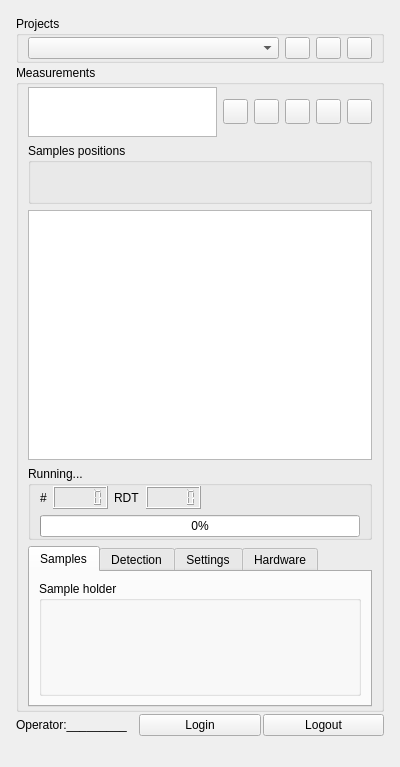
<?xml version="1.0" encoding="UTF-8"?>
<ui version="4.0">
 <class>experiment_widget</class>
 <widget class="QWidget" name="experiment_widget">
  <property name="geometry">
   <rect>
    <x>0</x>
    <y>0</y>
    <width>400</width>
    <height>766</height>
   </rect>
  </property>
  <property name="windowTitle">
   <string>Experiment</string>
  </property>
  <layout class="QHBoxLayout" name="horizontalLayout_experimental_widget">
   <item>
    <layout class="QVBoxLayout" name="layout_left_zone">
     <property name="spacing">
      <number>2</number>
     </property>
     <property name="sizeConstraint">
      <enum>QLayout::SetMinimumSize</enum>
     </property>
     <property name="leftMargin">
      <number>5</number>
     </property>
     <property name="topMargin">
      <number>5</number>
     </property>
     <property name="rightMargin">
      <number>5</number>
     </property>
     <property name="bottomMargin">
      <number>5</number>
     </property>
     <item>
      <widget class="QGroupBox" name="groupBox_projects">
       <property name="title">
        <string>Projects</string>
       </property>
       <layout class="QHBoxLayout" name="horizontalLayout_4">
        <property name="topMargin">
         <number>1</number>
        </property>
        <property name="bottomMargin">
         <number>1</number>
        </property>
        <item>
         <widget class="QComboBox" name="comboBox_projects">
          <property name="minimumSize">
           <size>
            <width>175</width>
            <height>0</height>
           </size>
          </property>
         </widget>
        </item>
        <item>
         <widget class="QPushButton" name="pushButton_add_project">
          <property name="maximumSize">
           <size>
            <width>25</width>
            <height>25</height>
           </size>
          </property>
          <property name="text">
           <string/>
          </property>
          <property name="icon">
           <iconset>
            <normaloff>icons/add_FILL0_wght400_GRAD0_opsz48.svg</normaloff>icons/add_FILL0_wght400_GRAD0_opsz48.svg</iconset>
          </property>
         </widget>
        </item>
        <item>
         <widget class="QPushButton" name="pushButton_edit_project">
          <property name="maximumSize">
           <size>
            <width>25</width>
            <height>25</height>
           </size>
          </property>
          <property name="text">
           <string/>
          </property>
          <property name="icon">
           <iconset>
            <normaloff>icons/edit_FILL0_wght400_GRAD0_opsz48.svg</normaloff>icons/edit_FILL0_wght400_GRAD0_opsz48.svg</iconset>
          </property>
         </widget>
        </item>
        <item>
         <widget class="QPushButton" name="pushButton_delete_project">
          <property name="maximumSize">
           <size>
            <width>25</width>
            <height>25</height>
           </size>
          </property>
          <property name="text">
           <string/>
          </property>
          <property name="icon">
           <iconset>
            <normaloff>icons/delete_FILL0_wght400_GRAD0_opsz48.svg</normaloff>icons/delete_FILL0_wght400_GRAD0_opsz48.svg</iconset>
          </property>
         </widget>
        </item>
       </layout>
      </widget>
     </item>
     <item>
      <widget class="QGroupBox" name="groupBox_measurements">
       <property name="sizePolicy">
        <sizepolicy hsizetype="Preferred" vsizetype="Preferred">
         <horstretch>10</horstretch>
         <verstretch>0</verstretch>
        </sizepolicy>
       </property>
       <property name="title">
        <string>Measurements</string>
       </property>
       <layout class="QHBoxLayout" name="horizontalLayout_3">
        <property name="topMargin">
         <number>2</number>
        </property>
        <property name="bottomMargin">
         <number>2</number>
        </property>
        <item>
         <layout class="QVBoxLayout" name="layout_measurements">
          <property name="bottomMargin">
           <number>0</number>
          </property>
          <item>
           <layout class="QHBoxLayout" name="layout_measurement_buttons">
            <item>
             <widget class="QTextEdit" name="textEdit_measurement_name">
              <property name="maximumSize">
               <size>
                <width>16777215</width>
                <height>50</height>
               </size>
              </property>
             </widget>
            </item>
            <item>
             <widget class="QPushButton" name="pushButton_add_measurement">
              <property name="maximumSize">
               <size>
                <width>25</width>
                <height>25</height>
               </size>
              </property>
              <property name="text">
               <string/>
              </property>
              <property name="icon">
               <iconset>
                <normaloff>icons/add_FILL0_wght400_GRAD0_opsz48.svg</normaloff>icons/add_FILL0_wght400_GRAD0_opsz48.svg</iconset>
              </property>
             </widget>
            </item>
            <item>
             <widget class="QPushButton" name="pushButton_remove_measurement">
              <property name="maximumSize">
               <size>
                <width>25</width>
                <height>25</height>
               </size>
              </property>
              <property name="text">
               <string/>
              </property>
              <property name="icon">
               <iconset>
                <normaloff>icons/remove_FILL0_wght400_GRAD0_opsz48.svg</normaloff>icons/remove_FILL0_wght400_GRAD0_opsz48.svg</iconset>
              </property>
             </widget>
            </item>
            <item>
             <widget class="QPushButton" name="pushButton_edit_measurement">
              <property name="maximumSize">
               <size>
                <width>25</width>
                <height>25</height>
               </size>
              </property>
              <property name="text">
               <string/>
              </property>
              <property name="icon">
               <iconset>
                <normaloff>icons/edit_FILL0_wght400_GRAD0_opsz48.svg</normaloff>icons/edit_FILL0_wght400_GRAD0_opsz48.svg</iconset>
              </property>
             </widget>
            </item>
            <item>
             <widget class="QPushButton" name="pushButton_delete_measurement">
              <property name="maximumSize">
               <size>
                <width>25</width>
                <height>25</height>
               </size>
              </property>
              <property name="text">
               <string/>
              </property>
              <property name="icon">
               <iconset>
                <normaloff>icons/delete_FILL0_wght400_GRAD0_opsz48.svg</normaloff>icons/delete_FILL0_wght400_GRAD0_opsz48.svg</iconset>
              </property>
             </widget>
            </item>
            <item>
             <widget class="QPushButton" name="pushButton_save_measurement">
              <property name="maximumSize">
               <size>
                <width>25</width>
                <height>25</height>
               </size>
              </property>
              <property name="text">
               <string/>
              </property>
              <property name="icon">
               <iconset>
                <normaloff>icons/save_FILL0_wght400_GRAD0_opsz48.svg</normaloff>icons/save_FILL0_wght400_GRAD0_opsz48.svg</iconset>
              </property>
             </widget>
            </item>
           </layout>
          </item>
          <item>
           <widget class="QGroupBox" name="groupBox_positions_samples">
            <property name="title">
             <string>Samples positions</string>
            </property>
            <layout class="QHBoxLayout" name="horizontalLayout_samples_pos">
             <item>
              <spacer name="horizontalSpacer_samples">
               <property name="orientation">
                <enum>Qt::Horizontal</enum>
               </property>
               <property name="sizeHint" stdset="0">
                <size>
                 <width>40</width>
                 <height>20</height>
                </size>
               </property>
              </spacer>
             </item>
            </layout>
           </widget>
          </item>
          <item>
           <widget class="QListWidget" name="listWidget_measurements">
            <property name="minimumSize">
             <size>
              <width>0</width>
              <height>250</height>
             </size>
            </property>
            <property name="maximumSize">
             <size>
              <width>16777215</width>
              <height>500</height>
             </size>
            </property>
           </widget>
          </item>
          <item>
           <widget class="QGroupBox" name="groupBox_running">
            <property name="title">
             <string>Running...</string>
            </property>
            <layout class="QVBoxLayout" name="verticalLayout">
             <property name="topMargin">
              <number>0</number>
             </property>
             <property name="bottomMargin">
              <number>0</number>
             </property>
             <item>
              <layout class="QHBoxLayout" name="horizontalLayout_running">
               <item>
                <widget class="QLabel" name="label_points_done">
                 <property name="text">
                  <string>#</string>
                 </property>
                </widget>
               </item>
               <item>
                <widget class="QLCDNumber" name="lcdNumber_point">
                 <property name="maximumSize">
                  <size>
                   <width>75</width>
                   <height>30</height>
                  </size>
                 </property>
                 <property name="font">
                  <font>
                   <family>Modern</family>
                   <pointsize>6</pointsize>
                  </font>
                 </property>
                 <property name="smallDecimalPoint">
                  <bool>true</bool>
                 </property>
                 <property name="segmentStyle">
                  <enum>QLCDNumber::Filled</enum>
                 </property>
                 <property name="intValue" stdset="0">
                  <number>0</number>
                 </property>
                </widget>
               </item>
               <item>
                <widget class="QLabel" name="label_rdt">
                 <property name="text">
                  <string>RDT</string>
                 </property>
                </widget>
               </item>
               <item>
                <widget class="QLCDNumber" name="lcdNumber_rdt">
                 <property name="maximumSize">
                  <size>
                   <width>75</width>
                   <height>30</height>
                  </size>
                 </property>
                 <property name="font">
                  <font>
                   <family>Modern</family>
                   <pointsize>6</pointsize>
                  </font>
                 </property>
                 <property name="smallDecimalPoint">
                  <bool>true</bool>
                 </property>
                 <property name="segmentStyle">
                  <enum>QLCDNumber::Filled</enum>
                 </property>
                 <property name="intValue" stdset="0">
                  <number>0</number>
                 </property>
                </widget>
               </item>
               <item>
                <spacer name="horizontalSpacer_running">
                 <property name="orientation">
                  <enum>Qt::Horizontal</enum>
                 </property>
                 <property name="sizeHint" stdset="0">
                  <size>
                   <width>40</width>
                   <height>20</height>
                  </size>
                 </property>
                </spacer>
               </item>
              </layout>
             </item>
             <item>
              <widget class="QProgressBar" name="progressBar_experiment">
               <property name="value">
                <number>0</number>
               </property>
              </widget>
             </item>
            </layout>
           </widget>
          </item>
          <item>
           <widget class="QTabWidget" name="tabWidget_settings">
            <property name="currentIndex">
             <number>0</number>
            </property>
            <widget class="QWidget" name="tab_samples">
             <attribute name="title">
              <string>Samples</string>
             </attribute>
             <layout class="QHBoxLayout" name="horizontalLayout_7">
              <item>
               <widget class="QGroupBox" name="groupBox_sample_holder_type">
                <property name="title">
                 <string>Sample holder</string>
                </property>
                <layout class="QHBoxLayout" name="horizontalLayout_samples"/>
               </widget>
              </item>
             </layout>
            </widget>
            <widget class="QWidget" name="tab_detection">
             <attribute name="title">
              <string>Detection</string>
             </attribute>
             <layout class="QHBoxLayout" name="horizontalLayout_8">
              <item>
               <layout class="QFormLayout" name="formLayout_detection_settings">
                <item row="0" column="0">
                 <widget class="QLabel" name="label_BG">
                  <property name="text">
                   <string>BG</string>
                  </property>
                 </widget>
                </item>
                <item row="0" column="1">
                 <widget class="QDoubleSpinBox" name="doubleSpinBox_bg">
                  <property name="maximum">
                   <double>100000.000000000000000</double>
                  </property>
                  <property name="value">
                   <double>5000.000000000000000</double>
                  </property>
                 </widget>
                </item>
                <item row="1" column="1">
                 <widget class="QDoubleSpinBox" name="doubleSpinBox_difference">
                  <property name="value">
                   <double>10.000000000000000</double>
                  </property>
                 </widget>
                </item>
                <item row="2" column="1">
                 <widget class="QCheckBox" name="checkBox">
                  <property name="text">
                   <string>Cooling</string>
                  </property>
                  <property name="checked">
                   <bool>true</bool>
                  </property>
                 </widget>
                </item>
                <item row="1" column="0">
                 <widget class="QLabel" name="label_diff_pulses">
                  <property name="text">
                   <string>Diff</string>
                  </property>
                 </widget>
                </item>
               </layout>
              </item>
              <item>
               <widget class="QGroupBox" name="groupBox_detection_type">
                <property name="title">
                 <string>Detection</string>
                </property>
                <layout class="QVBoxLayout" name="verticalLayout_3">
                 <item>
                  <widget class="QRadioButton" name="radioButton_detection_avantes">
                   <property name="text">
                    <string>Avantes</string>
                   </property>
                  </widget>
                 </item>
                 <item>
                  <widget class="QRadioButton" name="radioButton_detection_ir">
                   <property name="text">
                    <string>IR</string>
                   </property>
                  </widget>
                 </item>
                 <item>
                  <widget class="QRadioButton" name="radioButton_detection_andor">
                   <property name="text">
                    <string>Andor</string>
                   </property>
                   <property name="checked">
                    <bool>true</bool>
                   </property>
                  </widget>
                 </item>
                </layout>
               </widget>
              </item>
              <item>
               <spacer name="horizontalSpacer">
                <property name="orientation">
                 <enum>Qt::Horizontal</enum>
                </property>
                <property name="sizeHint" stdset="0">
                 <size>
                  <width>40</width>
                  <height>20</height>
                 </size>
                </property>
               </spacer>
              </item>
             </layout>
            </widget>
            <widget class="QWidget" name="tab_settings">
             <attribute name="title">
              <string>Settings</string>
             </attribute>
             <layout class="QHBoxLayout" name="horizontalLayout_5">
              <item>
               <layout class="QGridLayout" name="gridLayout_settings_experiment">
                <item row="0" column="1">
                 <widget class="QSpinBox" name="spinBox_pp">
                  <property name="maximumSize">
                   <size>
                    <width>50</width>
                    <height>20</height>
                   </size>
                  </property>
                 </widget>
                </item>
                <item row="0" column="0">
                 <widget class="QLabel" name="label_PP">
                  <property name="text">
                   <string>PP</string>
                  </property>
                 </widget>
                </item>
                <item row="2" column="1">
                 <widget class="QDoubleSpinBox" name="doubleSpinBox_oz">
                  <property name="maximumSize">
                   <size>
                    <width>50</width>
                    <height>20</height>
                   </size>
                  </property>
                 </widget>
                </item>
                <item row="0" column="4">
                 <widget class="QLabel" name="label_step">
                  <property name="text">
                   <string>Step</string>
                  </property>
                 </widget>
                </item>
                <item row="0" column="2">
                 <widget class="QLabel" name="label_points">
                  <property name="text">
                   <string>Points</string>
                  </property>
                 </widget>
                </item>
                <item row="2" column="0">
                 <widget class="QLabel" name="label_oz">
                  <property name="text">
                   <string>OZ</string>
                  </property>
                 </widget>
                </item>
                <item row="0" column="3">
                 <widget class="QSpinBox" name="spinBox_n_points">
                  <property name="maximumSize">
                   <size>
                    <width>50</width>
                    <height>20</height>
                   </size>
                  </property>
                 </widget>
                </item>
                <item row="0" column="5">
                 <widget class="QDoubleSpinBox" name="doubleSpinBox_step">
                  <property name="maximumSize">
                   <size>
                    <width>50</width>
                    <height>20</height>
                   </size>
                  </property>
                 </widget>
                </item>
                <item row="2" column="2">
                 <widget class="QLabel" name="label_RZ">
                  <property name="text">
                   <string>RZ</string>
                  </property>
                 </widget>
                </item>
                <item row="2" column="3">
                 <widget class="QDoubleSpinBox" name="doubleSpinBox_rz">
                  <property name="maximumSize">
                   <size>
                    <width>50</width>
                    <height>20</height>
                   </size>
                  </property>
                 </widget>
                </item>
                <item row="2" column="4">
                 <widget class="QPushButton" name="pushButton_load_delays">
                  <property name="text">
                   <string/>
                  </property>
                  <property name="icon">
                   <iconset>
                    <normaloff>icons/table_FILL0_wght400_GRAD0_opsz48.svg</normaloff>icons/table_FILL0_wght400_GRAD0_opsz48.svg</iconset>
                  </property>
                 </widget>
                </item>
               </layout>
              </item>
             </layout>
            </widget>
            <widget class="QWidget" name="tab_hardware">
             <attribute name="title">
              <string>Hardware</string>
             </attribute>
             <layout class="QHBoxLayout" name="horizontalLayout_12">
              <item>
               <widget class="QGroupBox" name="groupBox_hardware_state">
                <property name="title">
                 <string>States of hardware</string>
                </property>
                <layout class="QHBoxLayout" name="horizontalLayout_13">
                 <item>
                  <layout class="QFormLayout" name="formLayout_hardware_state"/>
                 </item>
                </layout>
               </widget>
              </item>
             </layout>
            </widget>
           </widget>
          </item>
         </layout>
        </item>
       </layout>
      </widget>
     </item>
     <item>
      <layout class="QHBoxLayout" name="horizontalLayout_operator">
       <property name="bottomMargin">
        <number>15</number>
       </property>
       <item>
        <widget class="QLabel" name="label_user">
         <property name="text">
          <string>Operator:_________</string>
         </property>
        </widget>
       </item>
       <item>
        <widget class="QPushButton" name="pushButton_login">
         <property name="text">
          <string>Login</string>
         </property>
         <property name="icon">
          <iconset>
           <normaloff>icons/login_FILL0_wght400_GRAD0_opsz48.svg</normaloff>icons/login_FILL0_wght400_GRAD0_opsz48.svg</iconset>
         </property>
        </widget>
       </item>
       <item>
        <widget class="QPushButton" name="pushButton_logout">
         <property name="text">
          <string>Logout</string>
         </property>
         <property name="icon">
          <iconset>
           <normaloff>icons/logout_FILL0_wght400_GRAD0_opsz48.svg</normaloff>icons/logout_FILL0_wght400_GRAD0_opsz48.svg</iconset>
         </property>
        </widget>
       </item>
      </layout>
     </item>
     <item>
      <spacer name="verticalSpacer">
       <property name="orientation">
        <enum>Qt::Vertical</enum>
       </property>
       <property name="sizeHint" stdset="0">
        <size>
         <width>20</width>
         <height>40</height>
        </size>
       </property>
      </spacer>
     </item>
    </layout>
   </item>
  </layout>
 </widget>
 <resources/>
 <connections/>
</ui>
